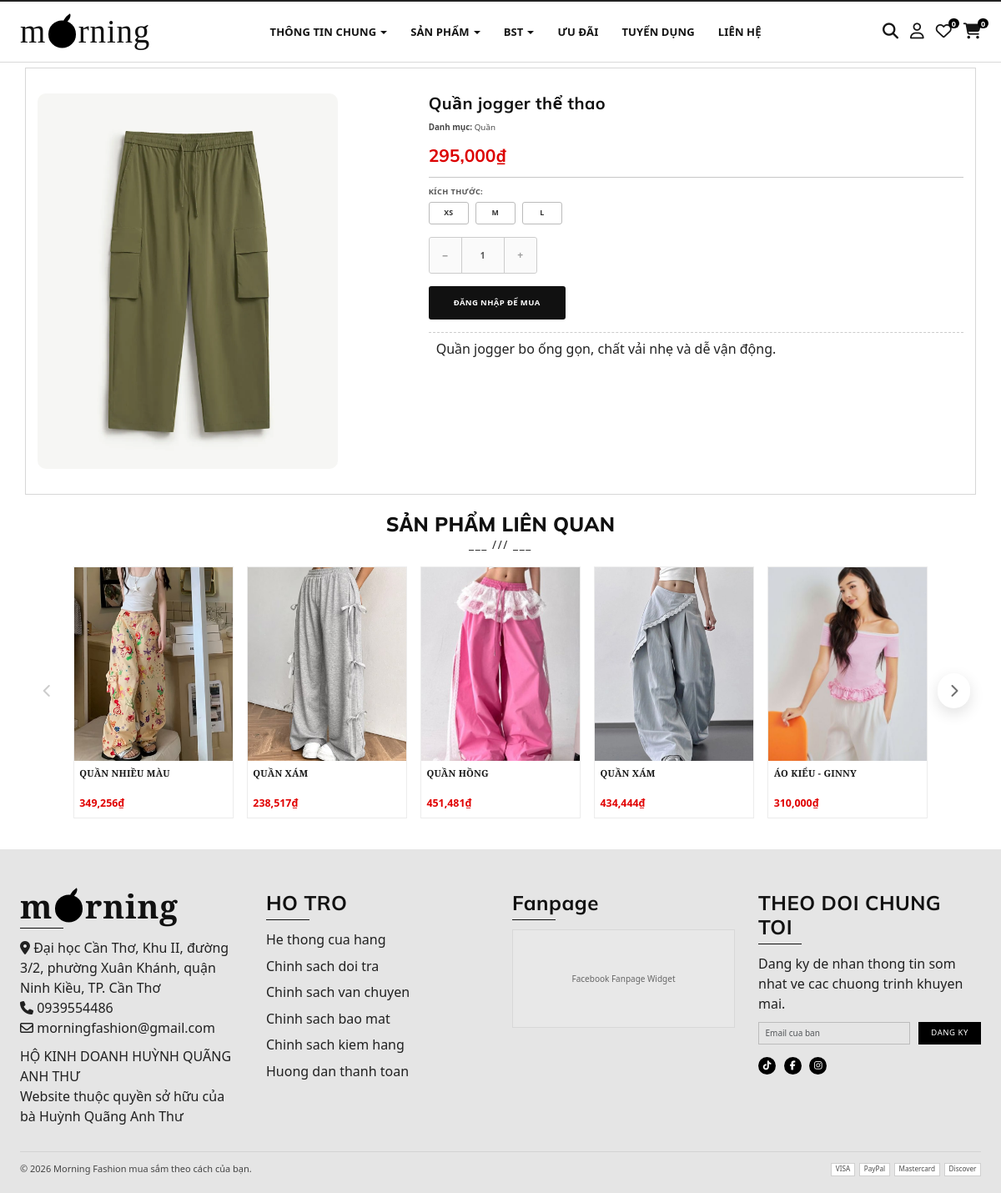
Page /public/detail_product.php?id=16 on the committed database.
### tables this page shows
CREATE TABLE `products` (
  `pd_id` int(11) UNSIGNED NOT NULL,
  `pd_name` varchar(255) NOT NULL,
  `pd_price` varchar(255) NOT NULL,
  `pd_info` text NOT NULL,
  `pd_image` varchar(255) NOT NULL,
  `cat_id` int(11) UNSIGNED NOT NULL,
  `is_new` tinyint(1) NOT NULL DEFAULT 0,
  `pd_sizes` varchar(50) NOT NULL DEFAULT '',
  `pd_collection` varchar(50) NOT NULL DEFAULT ''
);

CREATE TABLE `categories` (
  `cat_id` int(11) UNSIGNED NOT NULL,
  `cat_name` varchar(255) NOT NULL
);

### src/classes/Product.php (called while the page is built, shortened)
<?php
class Product
{
    private ?PDO $db;
    private int $pd_id = -1;
    public $pd_name;
    public $pd_price;
    public $pd_info;
    public $pd_image;
    public $cat_id;
    public $pd_sizes = '';
    public $pd_collection = '';
    public function getID(): int
    {
        return $this->pd_id;
    }
    public function __construct(?PDO $pdo)
    {
        $this->db = $pdo;
    }
    protected function fillFromDB(array $row): Product
    {
        [
            'pd_id' => $this->pd_id,
            'pd_name' => $this->pd_name,
            'pd_price' => $this->pd_price,
            'pd_info' => $this->pd_info,
            'pd_image' => $this->pd_image,
            'cat_id' => $this->cat_id,
            'pd_sizes' => $this->pd_sizes,
            'pd_collection' => $this->pd_collection
        ] = $row;
        return $this;
    }
    public function find(int $id): ?Product
    {
        $statement = $this->db->prepare('SELECT * FROM products WHERE pd_id = :id');
        $statement->execute(['id' => $id]);
        if ($row = $statement->fetch()) {
            return $this;
        }
        return null;
    }
    public function relatedProducts(int $categoryId, int $excludeId, int $limit = 10): array
    {
        $products = [];
        $statement = $this->db->prepare(
            'SELECT * FROM products WHERE cat_id = :cat_id AND pd_id <> :exclude_id ORDER BY pd_id DESC LIMIT :limit'
        );
        $statement->bindValue(':cat_id', $categoryId, PDO::PARAM_INT);
        $statement->bindValue(':exclude_id', $excludeId, PDO::PARAM_INT);
        $statement->bindValue(':limit', $limit, PDO::PARAM_INT);
        $statement->execute();
        while ($row = $statement->fetch()) {
            $product = new Product($this->db);
            $product->fillFromDB($row);
            $products[] = $product;
        }
        return $products;
    }
}

### libraries/Psr4AutoloaderClass.php (called while the page is built, shortened)
<?php
class Psr4AutoloaderClass
{
	protected $prefixes = array();
	public function addNamespace($prefix, $base_dir, $prepend = false)
	{
		$prefix = trim($prefix, '\\') . '\\';
		$base_dir = rtrim($base_dir, DIRECTORY_SEPARATOR) . '/';
		if (isset($this->prefixes[$prefix]) === false) {
			$this->prefixes[$prefix] = array();
		}
		if ($prepend) {
			array_unshift($this->prefixes[$prefix], $base_dir);
		} else {
			array_push($this->prefixes[$prefix], $base_dir);
		}
	}
	public function loadClass($class)
	{
		$prefix = $class;
		while (false !== $pos = strrpos($prefix, '\\')) {
			$prefix = substr($class, 0, $pos + 1);
			$relative_class = substr($class, $pos + 1);
			$mapped_file = $this->loadMappedFile($prefix, $relative_class);
			if ($mapped_file) {
				return $mapped_file;
			}
			$prefix = rtrim($prefix, '\\');
		}
		return false;
	}
	protected function loadMappedFile($prefix, $relative_class)
	{
		foreach ($this->prefixes[$prefix] as $base_dir) {
			$file = $base_dir
				. str_replace('\\', '/', $relative_class)
				. '.php';
			if ($this->requireFile($file)) {
				return $file;
			}
		}
		return false;
	}
	protected function requireFile($file)
	{
		if (file_exists($file)) {
			return true;
		}
		return false;
	}
}

### src/functions.php (called while the page is built, shortened)
<?php
function html_escape(string|null $text): string
{
    return htmlspecialchars($text ?? '', ENT_QUOTES, 'UTF-8', false);
}

### src/classes/Category.php (called while the page is built, shortened)
<?php
class Category
{
    private ?PDO $db;
    public function __construct(?PDO $pdo)
    {
        $this->db = $pdo;
    }
    public function getNameByID($id): string {
        $statement = $this->db->prepare('SELECT cat_name FROM categories WHERE cat_id = ?');
        $statement->execute([$id]);
        return $statement->fetchColumn();
    }
}

### public/detail_product.php (the view, shortened to what this page needs)
<?php
require_once __DIR__ . '/../src/bootstrap.php';
$product = new Product($PDO);
$id = isset($_REQUEST['id']) ? filter_var($_REQUEST['id'], FILTER_SANITIZE_NUMBER_INT) : -1;
if($id<0 || !($product->find($id))) {
    redirect('/');
}
$relatedProductModel = new Product($PDO);
$relatedProducts = $relatedProductModel->relatedProducts($product->cat_id, $product->getID(), 12);
$category = new Category($PDO);
include_once __DIR__ . '/../src/partials/header.php'
?>
<body>
    <?php include_once __DIR__ . '/../src/partials/navbar.php' ?>
    <div class="container detail-page">
        <div class="row product-detail-wrap">
            <div class="col-md-4 my-5">
                <img class="img_product" src="<?= './uploads/' . html_escape($product->pd_image) ?>" alt="" width="100%">
            </div>
            <div class="col-md-7 offset-lg-1 my-5">
                <h3 class="title_product"><?= html_escape($product->pd_name) ?></h3>
                <p class="my-3 product-meta"><b>Danh mục:</b> <?=html_escape($category->getNameByID($product->cat_id)) ?></p>
                <p class="price_product my-3"><?= number_format($product->pd_price) . '₫' ?></p>
                <hr class="my-3">
                <?php
                $sizes = !empty($product->pd_sizes)
                    ? array_filter(array_map('trim', explode(',', $product->pd_sizes)))
                    : [];
                ?>
                <?php if (!empty($sizes)) : ?>
                <div class="pd-size-section mb-4">
                    <p class="pd-section-label">Kích thước: <span class="pd-selected-size-label"></span></p>
                    <div class="pd-size-picker">
                        <?php foreach ($sizes as $sz) : ?>
                            <button type="button" class="pd-size-btn" data-size="<?= html_escape($sz) ?>">
                                <?= html_escape($sz) ?>
                            </button>
                        <?php endforeach ?>
                    </div>
                </div>
                <?php endif ?>
                <?php if(isset($_SESSION['role']) && $_SESSION['role']==='user' && isset($_SESSION['id'])) : ?>
                <form action="cart_add.php" method="post" id="addCartForm">
                    <input type="hidden" name="idsanpham" value="<?= $product->getID() ?>">
                    <input type="hidden" name="iduser" value="<?= (int)$_SESSION['id'] ?>">
                    <input type="hidden" name="pd_size" id="pd_size_input" value="">
                    <div class="pd-qty-row mb-4">
                        <div class="pd-qty-wrap">
                            <button type="button" class="pd-qty-btn decrement_btn" aria-label="Giảm">&#8722;</button>
                            <input type="number" class="pd-qty-input pd_qty" name="quantity" value="1" min="1" max="99" readonly>
                            <button type="button" class="pd-qty-btn increment_btn" aria-label="Tăng">&#43;</button>
                        </div>
                    </div>
                    <div class="pd-action-row">
                        <button type="submit" name="themgiohang" class="pd-btn-cart" id="addToCartBtn">Thêm vào giỏ</button>
                        <button type="submit" name="themgiohang" class="pd-btn-buynow" id="buyNowBtn">Mua ngay</button>
                    </div>
                </form>
                <?php else : ?>
                <div class="pd-qty-row mb-4">
                    <div class="pd-qty-wrap">
                        <button type="button" class="pd-qty-btn" disabled>&#8722;</button>
                        <input type="number" class="pd-qty-input" value="1" min="1" max="99" readonly disabled>
                        <button type="button" class="pd-qty-btn" disabled>&#43;</button>
                    </div>
                </div>
                <div class="pd-action-row">
                    <a href="/onlinestore/public/login.php" class="pd-btn-cart">Đăng nhập để mua</a>
                </div>
                <?php endif ?>
                <div class="my-4 product-info-wrap">
                    <p class="info_product"><?= html_escape($product->pd_info) ?></p>
                </div>
            </div>
        </div>
        <?php if (!empty($relatedProducts)) : ?>
            <section class="related-products-section">
                <div class="section-head text-center">
                    <h2 class="title">SẢN PHẨM LIÊN QUAN</h2>
                    <p class="section-divider">___ /// ___</p>
                </div>
                <div class="related-slider-wrap">
                    <button type="button" class="related-slider-btn prev" id="relatedPrevBtn" aria-label="Sản phẩm trước">
                        <i class="fa-solid fa-chevron-left"></i>
                    </button>
                    <div class="related-slider-viewport" id="relatedSliderViewport">
                        <div class="related-products-row" id="relatedProductsTrack">
                            <?php foreach ($relatedProducts as $relatedProduct) : ?>
                                <div class="related-slide-item">
                                    <article class="related-card">
                                        <a href="detail_product.php?id=<?= $relatedProduct->getID() ?>" class="related-card-image-wrap" aria-label="Xem <?= html_escape($relatedProduct->pd_name) ?>">
                                            <img src="<?= './uploads/' . html_escape($relatedProduct->pd_image) ?>" alt="<?= html_escape($relatedProduct->pd_name) ?>" class="related-card-image">
                                        </a>
                                        <div class="related-card-body">
                                            <a href="detail_product.php?id=<?= $relatedProduct->getID() ?>" class="related-card-title-link">
                                                <h3 class="related-card-title"><?= html_escape($relatedProduct->pd_name) ?></h3>
                                            </a>
                                            <p class="related-card-price"><?= number_format((int) $relatedProduct->pd_price) ?>₫</p>
                                        </div>
                                    </article>
                                </div>
                            <?php endforeach ?>
                        </div>
                    </div>
                    <button type="button" class="related-slider-btn next" id="relatedNextBtn" aria-label="Sản phẩm tiếp theo">
                        <i class="fa-solid fa-chevron-right"></i>
                    </button>
                </div>
            </section>
        <?php endif ?>
    </div>
    <?php include_once __DIR__ . '/../src/partials/footer.php' ?>
</body>
</html>

### public/css/base.css (style rules this page uses)
:root { --primary-color: #111111; --accent-color: #1b1b1b; --muted-color: #f0f0f0; --white-color: #ffffff; --black-color: #0f0f0f; --text-color: #222222; --soft-text: #7a7a7a; --border-color: #dddddd; --font-heading: "Cormorant Garamond", Georgia, serif; --font-body: "Mulish", "Segoe UI", sans-serif; }
* { padding: 0; margin: 0; box-sizing: border-box; }
html { color: var(--black-color); font-size: 62.5%; line-height: 1.6; font-family: var(--font-body); background-color: #ffffff; scroll-behavior: smooth; }
body { font-size: 1.6rem; color: var(--text-color); background: #ffffff; min-height: 100vh; padding-bottom: 0; }
h1, h2, h3, h4, h5, h6 { font-family: var(--font-heading); letter-spacing: 0.02em; margin-bottom: 0; }
a { text-decoration: none; }
img { max-width: 100%; display: block; }

### rows in the picture
products: pd_image (picture), pd_name "Quần jogger thể thao", cat.cat_name "Quần", pd_price "295,000", pd_sizes "XS", pd_sizes "M", pd_sizes "L", pd_info "Quần jogger bo ống gọn, chất vải nhẹ và dễ vận động."
products: pd_image (picture), pd_name "QUẦN NHIỀU MÀU", pd_price "349,256"
products: pd_image (picture), pd_name "QUẦN XÁM", pd_price "238,517"
products: pd_image (picture), pd_name "QUẦN HỒNG", pd_price "451,481"
products: pd_image (picture), pd_name "QUẦN XÁM", pd_price "434,444"
products: pd_image (picture), pd_name "ÁO KIỂU - GINNY", pd_price "310,000"
